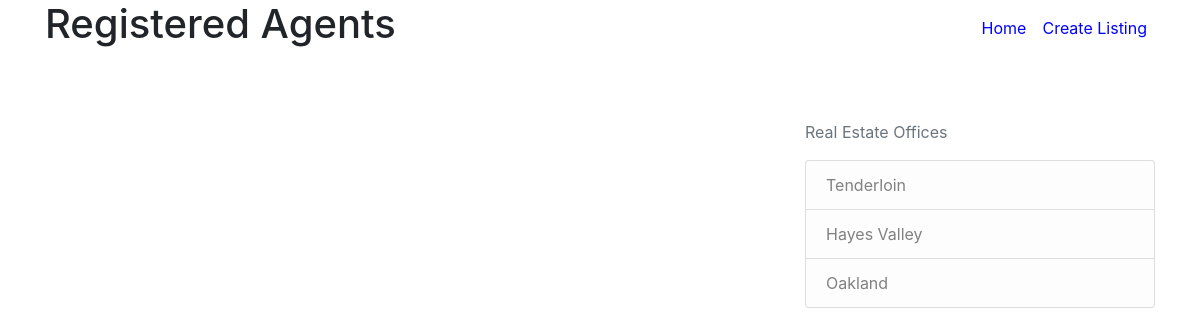
Page /registered_agents on the earlier database version.
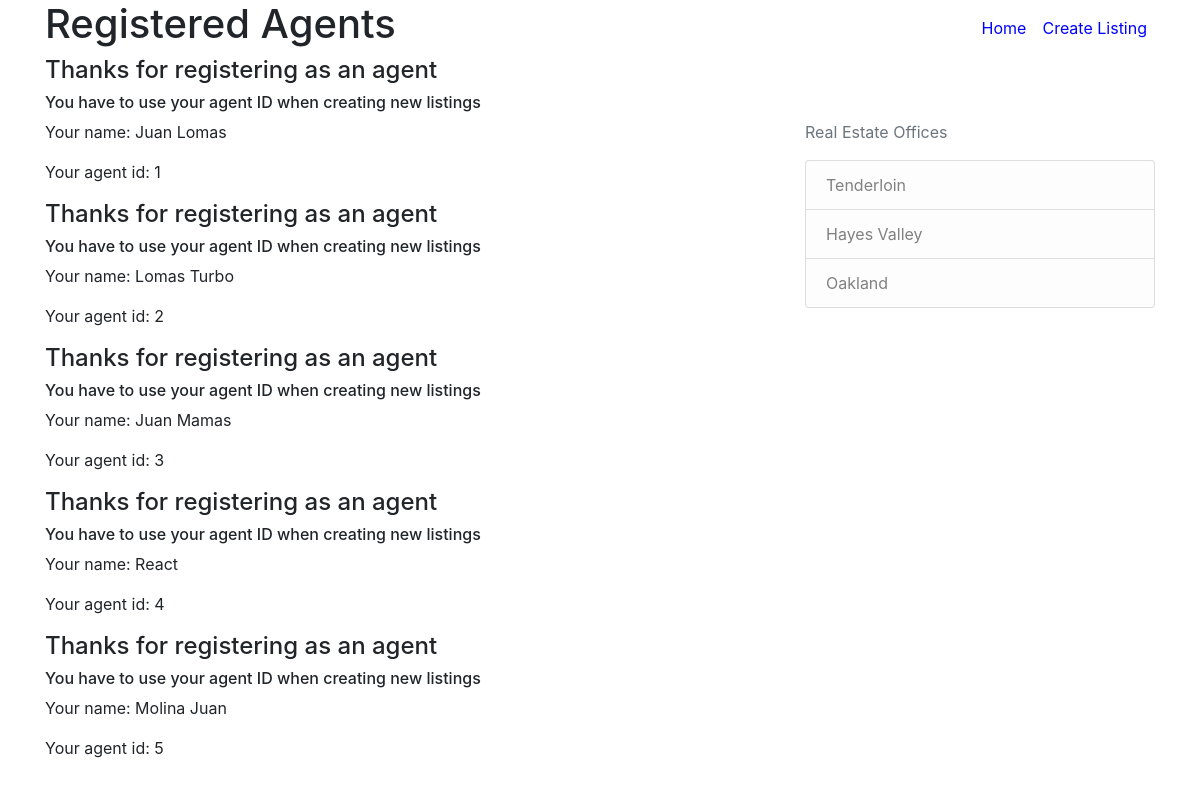
Same page on the later database version.
### real_estate/models.py (models this page shows, shortened)
class Agent(db.Model):
    id = db.Column(db.Integer, primary_key=True)
    name = db.Column(db.String(100), nullable=False)
    listings = db.relationship('Listing', backref='agent', lazy=True)

### real_estate/routes.py (the view)
@app.route("/registered_agents")
def registered_agents():
    agents = Agent.query.all()
    return render_template('registered_agents.html', title='Registered Agents', agents=agents)

### real_estate/templates/registered_agents.html
{% extends "layout.html" %}
{% block navigation%}
<a class="nav-item nav-link" href="{{ url_for('home') }}" style="color:blue">Home</a>
<a class="nav-item nav-link" href="{{ url_for('new_listing') }}" style="color:blue">Create Listing</a>
{% endblock navigation %}
{% block content %}
    <h1>Registered Agents</h1>
    {% for agent in agents %}
    <h4>Thanks for registering as an agent</h4>
    <h6>You have to use your agent ID when creating new listings</h6>
    <p>Your name: {{ agent.name }}</p>
    <p>Your agent id: {{ agent.id }}</p>
    {% endfor %}
{% endblock content %}

### real_estate/templates/layout.html (shortened to what this page needs)
<!DOCTYPE html>
<html>
    <head>
        <link rel="stylesheet" href="https://maxcdn.bootstrapcdn.com/bootstrap/4.0.0/css/bootstrap.min.css">
    </head>
    <body>
        <header class="site-header">
            <nav class="navbar navbar-expand-md navbar-dark bg-steel fixed-top">
              <div class="container">
                <div class="collapse navbar-collapse" id="navbarToggle">
                  <div class="navbar-nav">
                        {% block navigation %}{% endblock %}
                  </div>
                </div>
              </div>
            </nav>
          </header>
          <main role="main" class="container">
            <div class="row">
              <div class="col-md-8">
                {% block content %}{% endblock %}
              </div>
              <div class="col-md-4">
                <div class="content-section">
                    <br>
                    <br>
                    <br>
                    <br>
                    <br>
                  <p class='text-muted'>Real Estate Offices
                    <ul class="list-group">
                      <li class="list-group-item list-group-item-light">Tenderloin</li>
                      <li class="list-group-item list-group-item-light">Hayes Valley</li>
                      <li class="list-group-item list-group-item-light">Oakland</li>
                    </ul>
                  </p>
                </div>
              </div>
            </div>
          </main>
    </body>
</html>

Differences in the rows shown:
added Agent: name "Juan Lomas", id "1"
added Agent: name "Lomas Turbo", id "2"
added Agent: name "Juan Mamas", id "3"
added Agent: name "React", id "4"
added Agent: name "Molina Juan", id "5"
